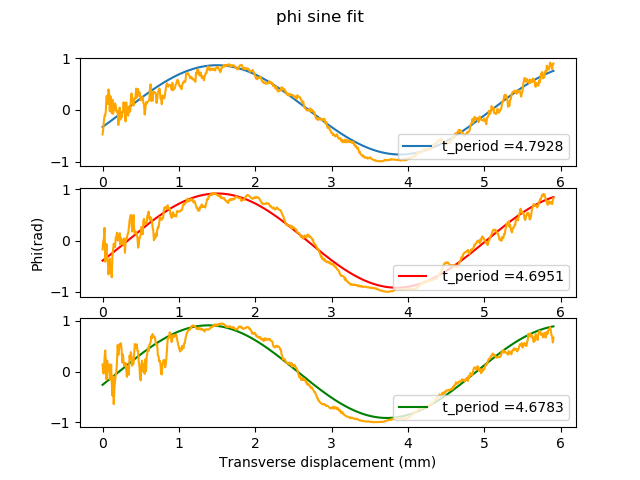
#> input picture src/Cameron/Period of sine fit.png, 640 x 480 px
$ python circle_average.py
#> lines starting #> are read from the running program, lines starting #| are printed output that depends on the picture
import skimage
from skimage import io
import sys
from tkinter.filedialog import askopenfilename
import matplotlib.pyplot as plt
import numpy as np
import pandas as pd
import os


# These two lines are error handling
old_err_state = np.seterr(divide='raise')
ignored_states = np.seterr(**old_err_state)
# Save current directory to a variable
start_dir = os.getcwd()
quit_string = "\nTo quit, type 'q' or 'quit', then press Enter: " # Option to quit

print("Welcome to create r matrix from csv.py")

user_input = input("To proceed and select an r_matrices_stats file, press Enter." + quit_string)

if user_input.lower() in ["quit", "q"]:
    sys.exit()
filename = askopenfilename(
    title='Pick an image')  # show an "Open" dialog box and return the path to the selected file
#> the answer given: Period of sine fit.png

image = skimage.io.imread(filename, as_gray=True)
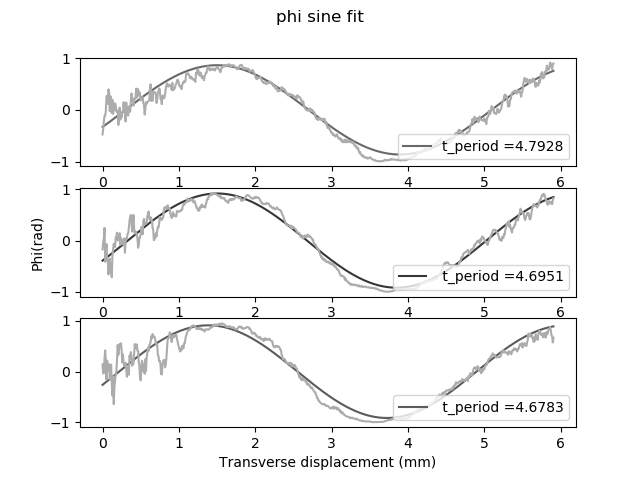
#> image: shape (480, 640) float64; min 0, max 1, mean 0.964
# create array of radii
x,y = np.meshgrid(np.arange(image.shape[1]),np.arange(image.shape[0]))
R = np.sqrt(x**2+y**2)

# calculate the mean
f = lambda r : image[(R >= r-.5) & (R < r+.5)].mean()
r  = np.linspace(1,519,num=519)
mean = np.vectorize(f)(r)

# plot it
fig,ax=plt.subplots()
ax.plot(r,mean)
plt.show()
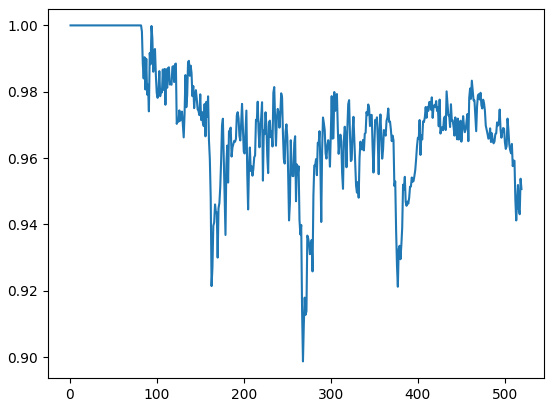
#> figure drawn by matplotlib, 1 panel; curve peaks at x = 1, y = 1
print(filename)

$ run again, on src/Cameron/fft-avg.csv=0.png
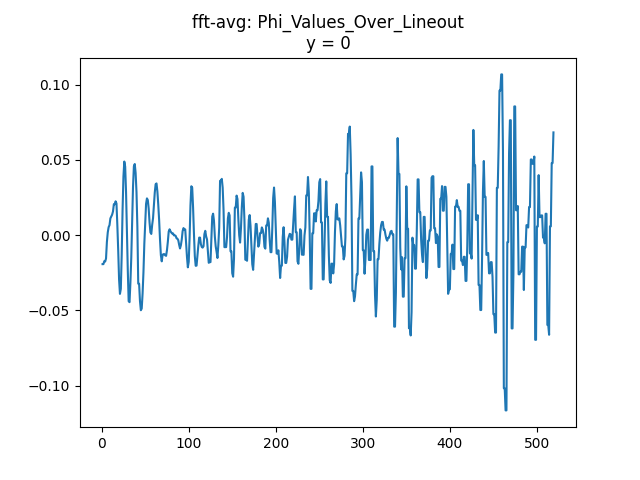
#> input picture src/Cameron/fft-avg.csv=0.png, 640 x 480 px
#> `image = skimage.io.imread(filename, as_gray=True)`:
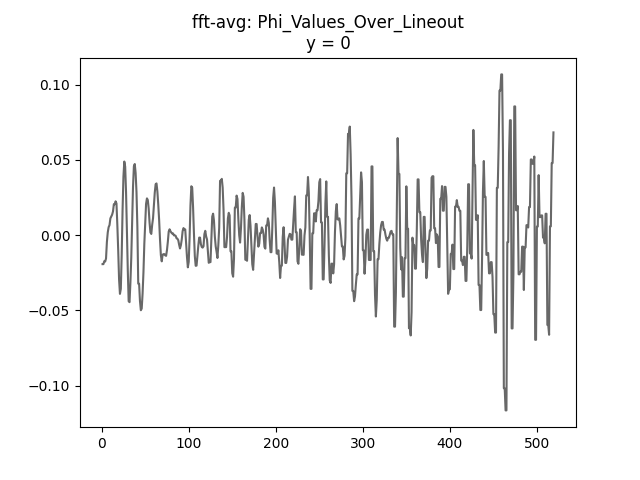
#> image: shape (480, 640) float64; min 0, max 1, mean 0.951
#> `plt.show()`:
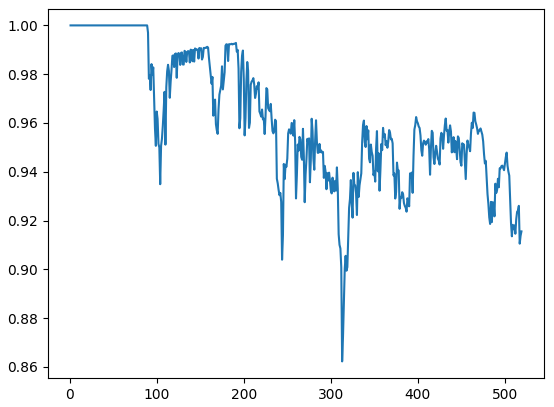
#> figure drawn by matplotlib, 1 panel; curve peaks at x = 1, y = 1

$ run again, on src/Cameron/fft-avg.csv=1.png
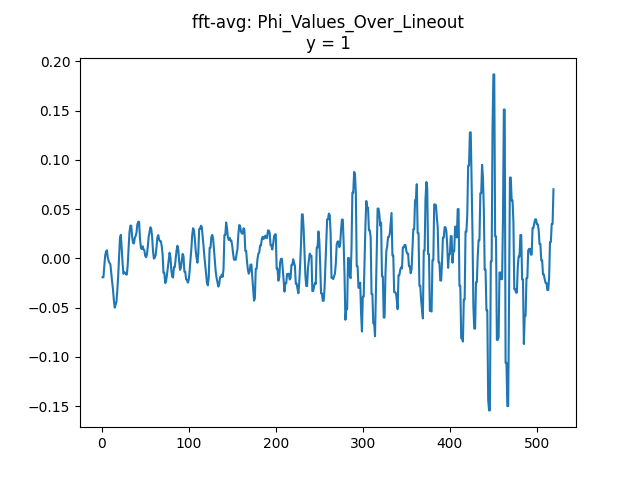
#> input picture src/Cameron/fft-avg.csv=1.png, 640 x 480 px
#> `image = skimage.io.imread(filename, as_gray=True)`:
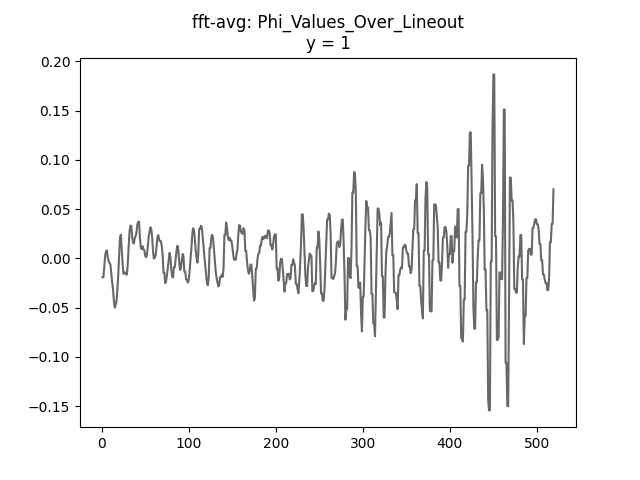
#> image: shape (480, 640) float64; min 0, max 1, mean 0.959
#> `plt.show()`:
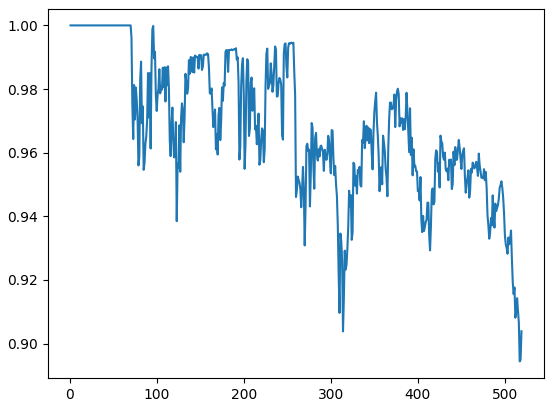
#> figure drawn by matplotlib, 1 panel; curve peaks at x = 1, y = 1

$ run again, on src/Cameron/fft-avg.csv=2.png
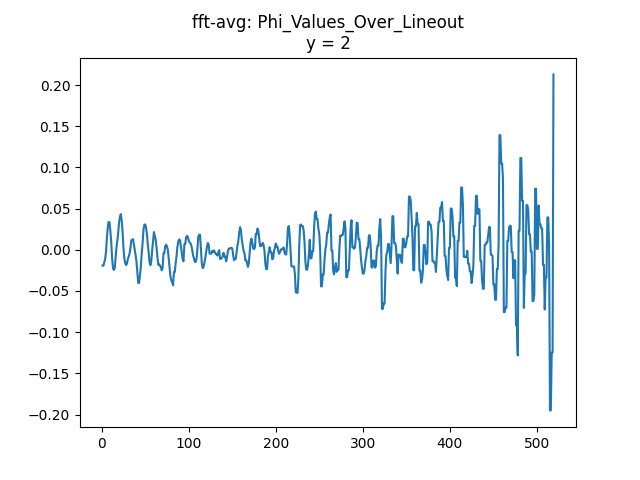
#> input picture src/Cameron/fft-avg.csv=2.png, 640 x 480 px
#> `image = skimage.io.imread(filename, as_gray=True)`:
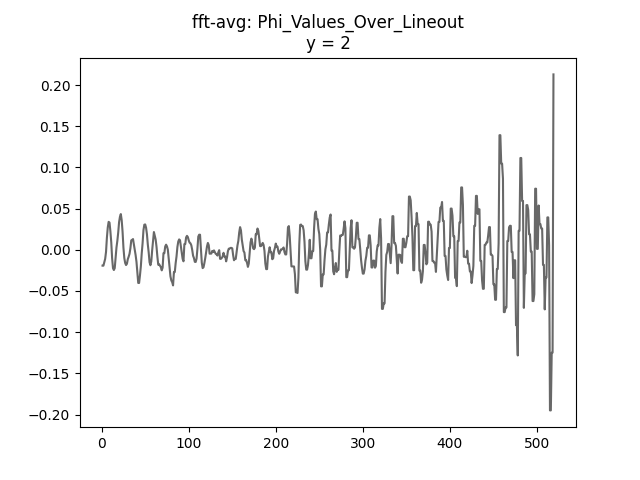
#> image: shape (480, 640) float64; min 0, max 1, mean 0.964
#> `plt.show()`:
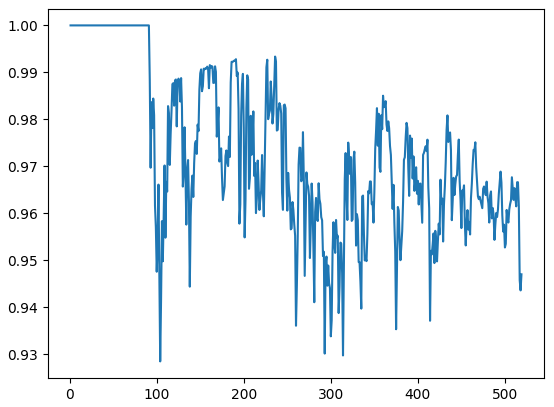
#> figure drawn by matplotlib, 1 panel; curve peaks at x = 1, y = 1
